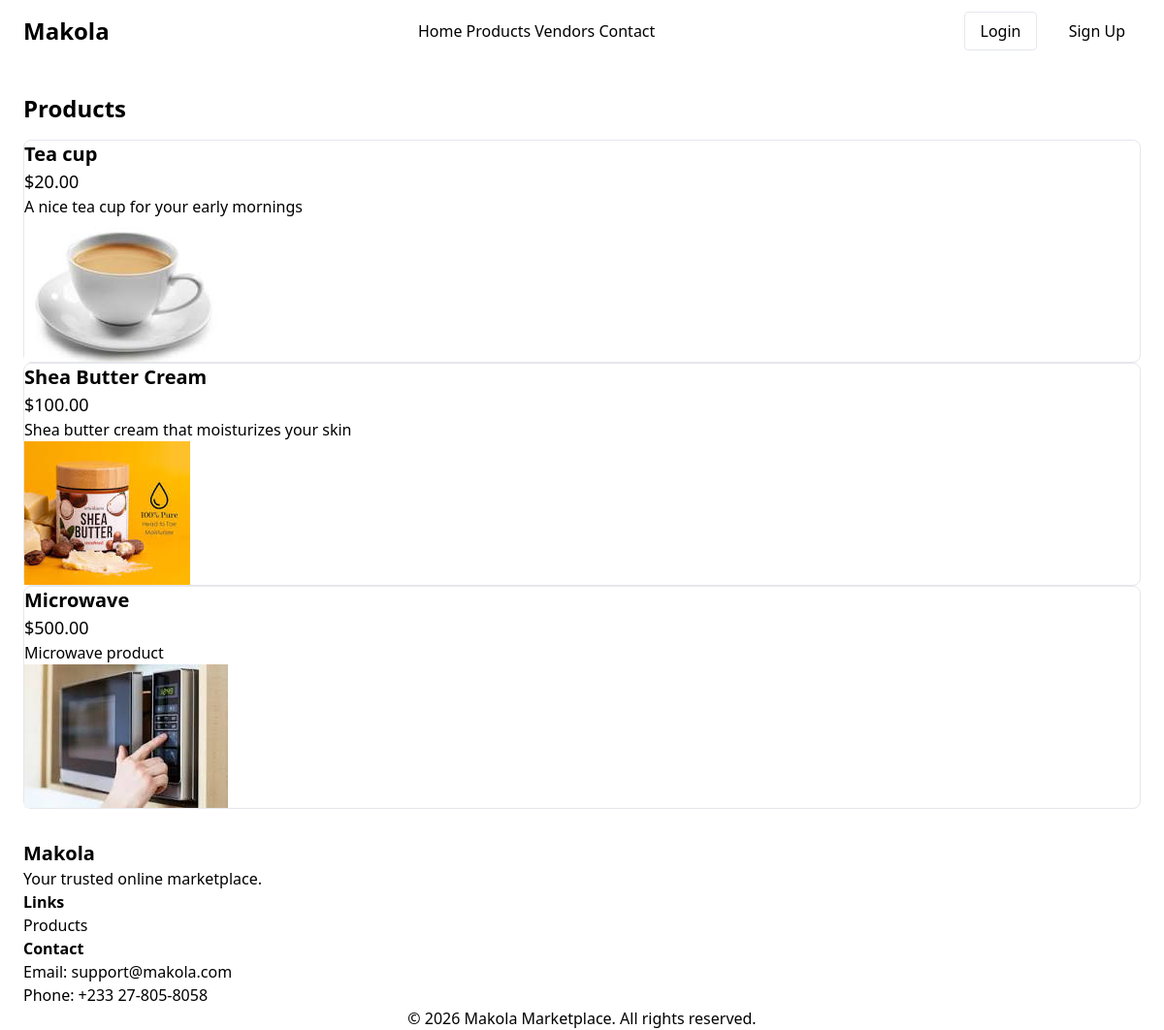
/makola/product/list/, run on the app's committed database.
### makola/models.py (models this page shows, shortened)
class Product(models.Model):
    name = models.CharField(max_length=200)
    description = models.TextField()
    price = models.DecimalField(max_digits=10, decimal_places=2)
    category = models.ForeignKey('Category', on_delete=models.CASCADE, related_name='products')
    image = models.ImageField(upload_to='product_images/', null=True, blank=True)
    created_at = models.DateTimeField(auto_now_add=True)

### makola/views.py (the view)
# urls.py: path('product/list/', views.ProductListView.as_view(), name='list-products'),
class ProductListView(ListView):
    model = Product
    template_name = 'makola/product_list.html'
    context_object_name = 'products'
    paginate_by = 10  # Display 10 products per page
    queryset = Product.objects.select_related('category')  # Use select_related to optimize database queries by fetching related category data in a single query
    ordering = ['-created_at']  # Order products by creation date (newest first)

### makola/templates/makola/product_list.html (shortened to what this page needs)
{% extends "makola/base.html" %}
{% block content %}
    <div class="max-w-7xl mx-auto px-6 py-8">
        <h2 class="text-2xl font-bold mb-4">Products</h2>
        <div class="grid grid-cols-1 md:grid-cols-2 lg:grid-cols-3 gap-6">
            {% for product in object_list %}
                <div class="border rounded-lg p-4">
                    <h3 class="text-xl font-bold">{{ product.name }}</h3>
                    <p class="text-lg">${{ product.price|floatformat:2 }}</p>
                    <p>{{ product.description }}</p>
                    {% if product.image %}
                        <img src="{{ product.image.url }}" alt="{{ product.name }}" class="mt-4 max-w-full h-auto">
                    {% endif %}
                </div>
            {% endfor %}
        </div>
    </div>
{% endblock %}

### data on the page
Product: name "Tea cup", price "20.00", description "A nice tea cup for your early mornings", image (picture)
Product: name "Shea Butter Cream", price "100.00", description "Shea butter cream that moisturizes your skin", image (picture)
Product: name "Microwave", price "500.00", description "Microwave product", image (picture)
